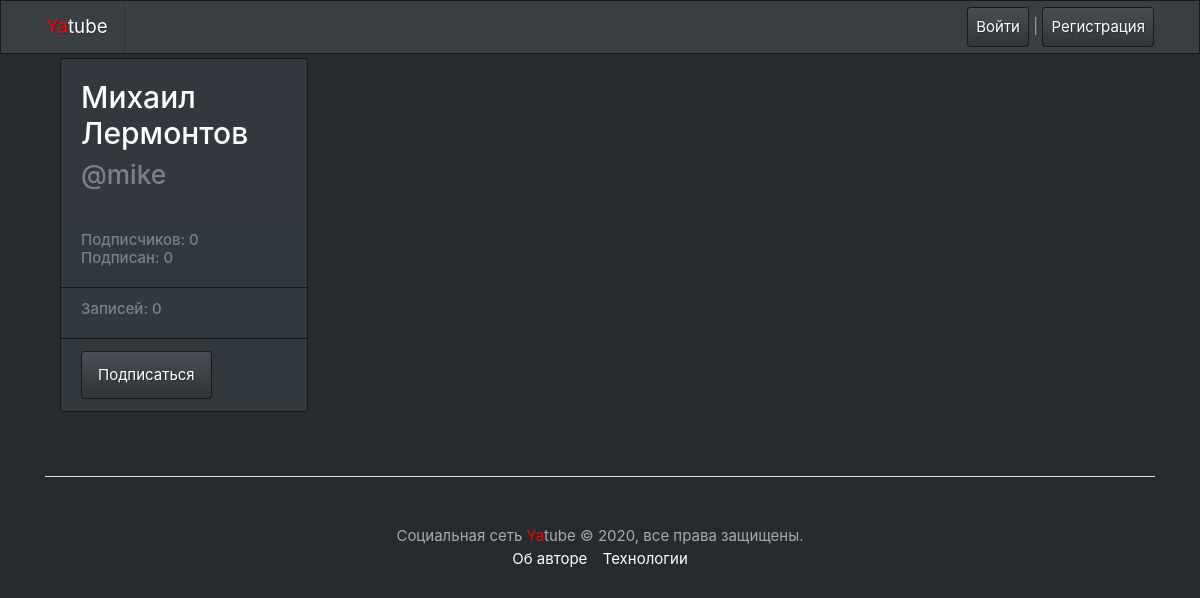
/mike/, run on an earlier commit of the app's database.
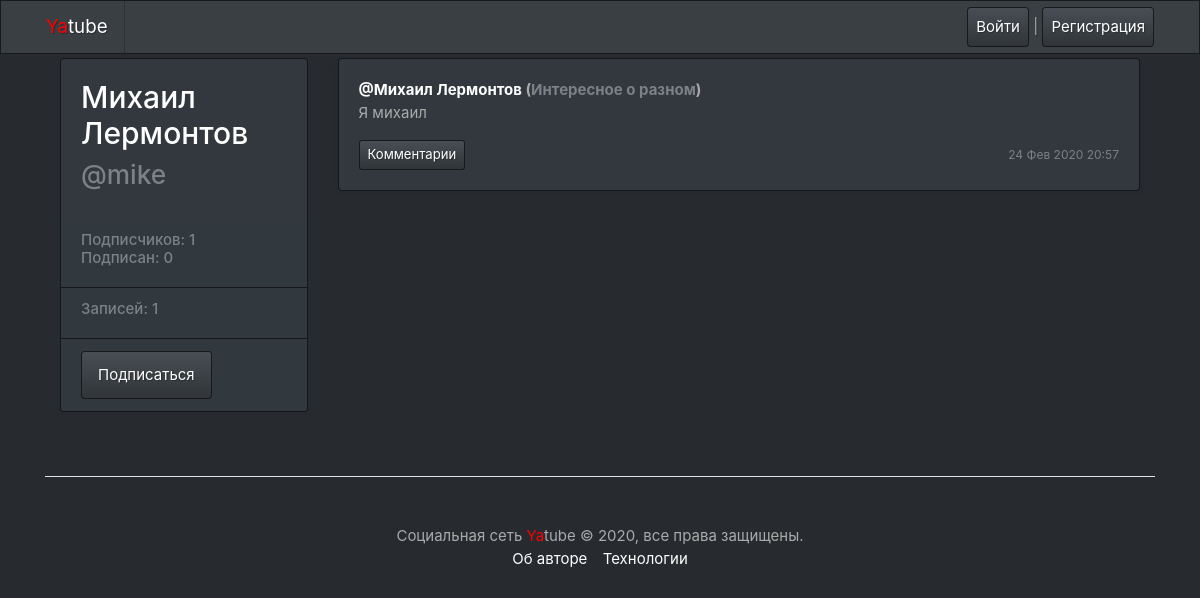
And on a later commit of the database.
### posts/models.py (models this page shows, shortened)
class Post(models.Model):
    text = models.TextField()
    pub_date = models.DateTimeField("Дата публикации", auto_now_add=True)
    author = models.ForeignKey(User, on_delete=models.CASCADE, related_name="author")
    group = models.ForeignKey(
        Group, on_delete=models.CASCADE, related_name="group", blank=True, null=True
    )
    image = models.ImageField(upload_to='posts/', blank=True, null=True)

class Group(models.Model):
    title = models.CharField(max_length=200)
    slug = models.SlugField(unique=True)
    description = models.TextField()
    rules = models.TextField(blank=True, null=False)
    def __str__(self):
        return self.title

### posts/views.py (the view)
# urls.py: path("<username>/", views.profile, name="profile"),
def profile(request, username):
    profile = get_object_or_404(User, username=username)
    post_list = Post.objects.filter(author = profile).order_by('-pub_date').all()
    paginator = Paginator(post_list, 10)
    page_number = request.GET.get('page')
    posts_count = post_list.count()
    page = paginator.get_page(page_number)
    followers = Favorite.objects.filter(author=profile.id).count()
    follow = Favorite.objects.filter(user=profile.id).count()
    following = Favorite.objects.filter(user=request.user.id, author=profile.id).all()
    context = {'profile': profile, 'page': page, 'paginator': paginator, 'posts_count': posts_count, \
        'followers': followers, 'follow': follow, 'following': following}
    return render(request, "profile.html", context)

### context_processors/context_processors.py (called while the page is built)
def custom_context_processors(request):
    now = dt.datetime.now()
    return {
        'year' : now.year
    }

### posts/templates/profile.html (shortened to what this page needs)
{% extends "base.html" %}
{% block content %}
<main role="main" class="container">
    <div class="row">
        {% include 'user_item.html' %}
        <div class="col-md-9">
            {% for post in page %}
                {% include 'post_item.html' %}
            {% endfor %}
        </div>
    </div>
</main>
{% endblock %}

### posts/templates/user_item.html
<div class="col-md-3 mb-3 mt-1">
    <div class="card">
        <div class="card-body">
            <div class="h2 text">
                <legend class="h2">{{profile.get_full_name}}</legend>
            </div>
            <div class="h3 text-muted">
                @{{profile.username}}
            </div>
        </div>
            <ul class="list-group list-group-flush">
                <li class="list-group-item" style="background-color:#31383E;">
                    <div class="h6 text-muted">
                    Подписчиков: {{followers}}<br />
                    Подписан: {{follow}}
                    </div>
                </li>
                <li class="list-group-item" style="background-color:#31383E;">
                    <div class="h6 text-muted">
                        Записей: {{posts_count}}
                    </div>
                </li>
                <li class="list-group-item" style="background-color:#31383E;">
                    {% if profile.username == user.username %}
                    <a class="btn btn-primary"
                        href="{% url 'profile_edit' profile.username %}" role="button">
                        Редактировать профиль
                    </a>
                    {% else %}
                        {% if following %}
                        <a class="btn btn-primary"
                            href="{% url 'profile_unfollow' profile.username %}" role="button">
                            Отписаться
                        </a>
                        {% else %}
                        <a class="btn btn-primary"
                            href="{% url 'profile_follow' profile.username %}" role="button">
                            Подписаться
                        </a>
                        {% endif %}
                    {% endif %}
                </li>
            </ul>
    </div>
</div>

### posts/templates/post_item.html (shortened to what this page needs)
<div class="card mb-3 mt-1 shadow-sm" style="width: 100%;">
    {% load thumbnail %}
    <div class="card-body">
        <p class="card-text">
            <strong class="d-block">
                <a href="{% url 'profile' post.author.username %}" class="card-link">@{{ post.author.get_full_name }}</a>
                {% if post.group %}
                (<a href="{% url 'group' post.group.slug %}" class="text-secondary">{{ post.group }}</a>)
                {% endif %}
            </strong>
                {{ post.text|linebreaksbr }}
        </p>
        <div class="d-flex justify-content-between align-items-center">
            <div class="btn-group ">
                <a class="btn btn-sm btn-primary" href="{% url 'post' post.author.username post.id %}" role="button">Комментарии</a>
            </div>
            <small class="text-muted">{{ post.pub_date|date:"d M Y H:i" }}</small>
        </div>
    </div>
</div>

What changed in the data, as far as the page shows it:
added Post: author.get_full_name "Михаил Лермонтов", group "Интересное о разном", text "Я михаил", pub_date "24 Фев 2020 20:57"
Also different on the page:
{{ followers }}: "0" → "1"
{{ posts_count }}: "0" → "1"
